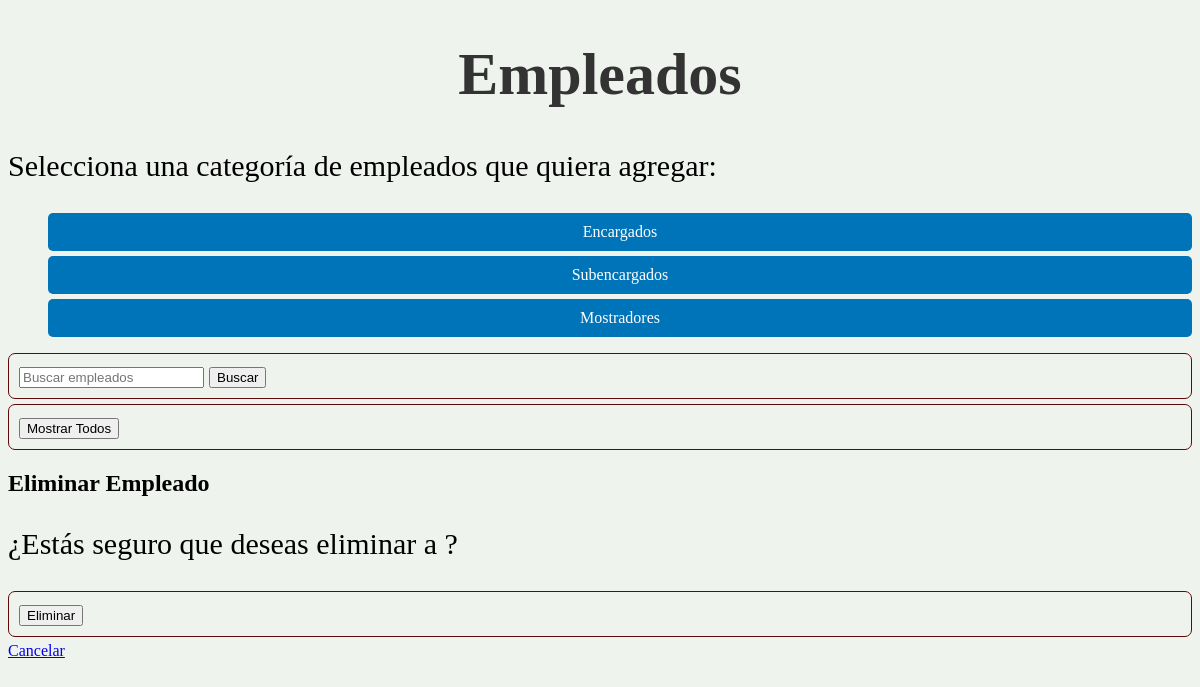
The page /empleados/empleados/eliminar_empleado/6/ (signed in) on the database as committed earlier.
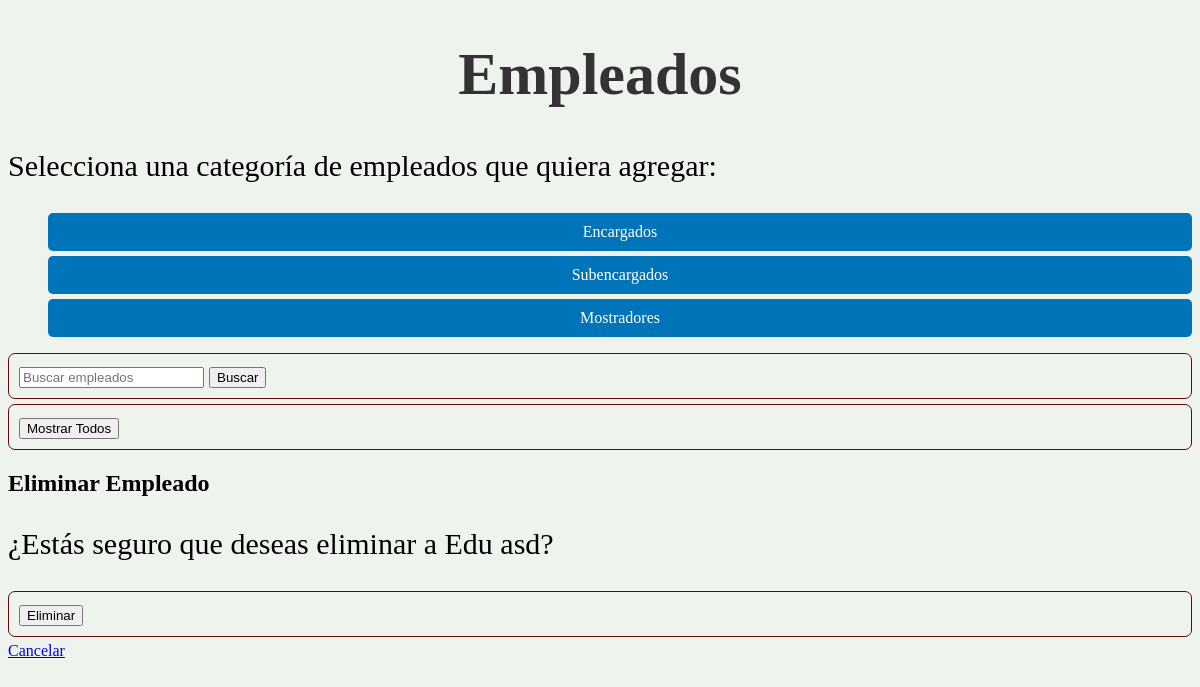
The same page on the database as committed later.
### empleados/models.py (models this page shows)
class encargado(models.Model):
    Nombre = models.CharField(max_length=64)
    Apellido = models.CharField(max_length=64)
    telefono = models.CharField(max_length=20)
    edad = models.IntegerField()
    email = models.EmailField()
    descripcion = models.CharField(max_length=10)
    empleo = models.CharField(max_length=64, default='encargado')
    creador = models.ForeignKey(User, on_delete=models.SET_NULL, null=True)

### empleados/views.py (the view)
# urls.py: path('empleados/eliminar_empleado/<int:id>/', views.eliminar_empleado, name='eliminar_empleado'),
@login_required
def eliminar_empleado(request, id):
    empleado_eliminar = (
        encargado.objects.filter(id=id).first() or
        subencargado.objects.filter(id=id).first() or
        mostrador.objects.filter(id=id).first()
    )
    if request.method == "POST":
        if empleado_eliminar:
            empleado_eliminar.delete()
            return redirect('mostrarempleados')
    return render(request, 'eliminar_empleado.html', {'empleado': empleado_eliminar})

### empleados/templates de empleados/eliminar_empleado.html (shortened to what this page needs)
{% extends 'base.html' %}
{% block content %}
  <h2>Eliminar Empleado</h2>
  <p>¿Estás seguro que deseas eliminar a {{ empleado.Nombre }} {{ empleado.Apellido }}?</p>
  <form method="post">
    <input type="submit" value="Eliminar">
  </form>
  <a href="{% url 'mostrarempleados' %}">Cancelar</a>
{% endblock %}

Rows that differ between the two databases and show on the page:
added encargado: Nombre "Edu", Apellido "asd"
